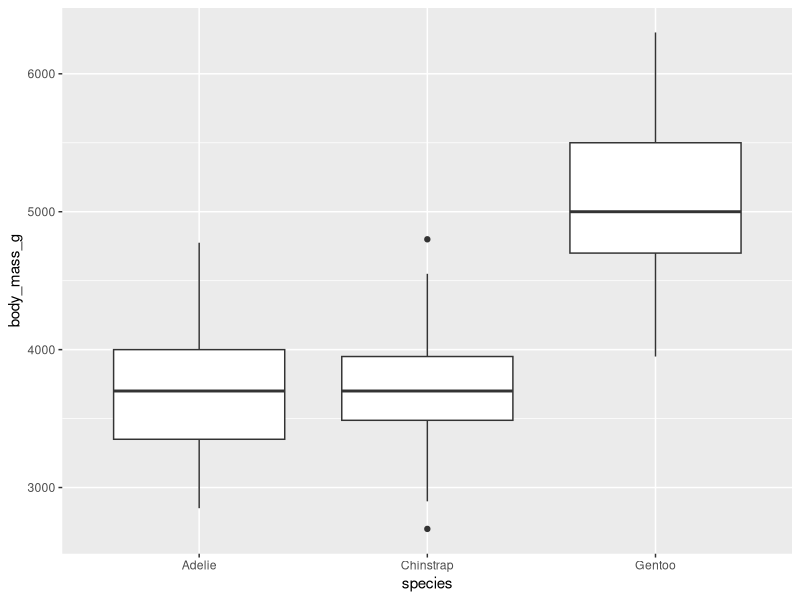
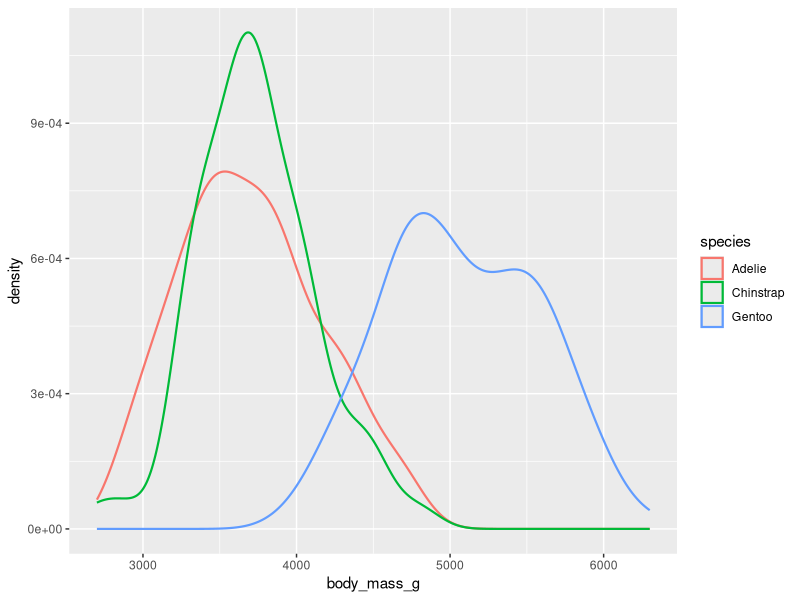
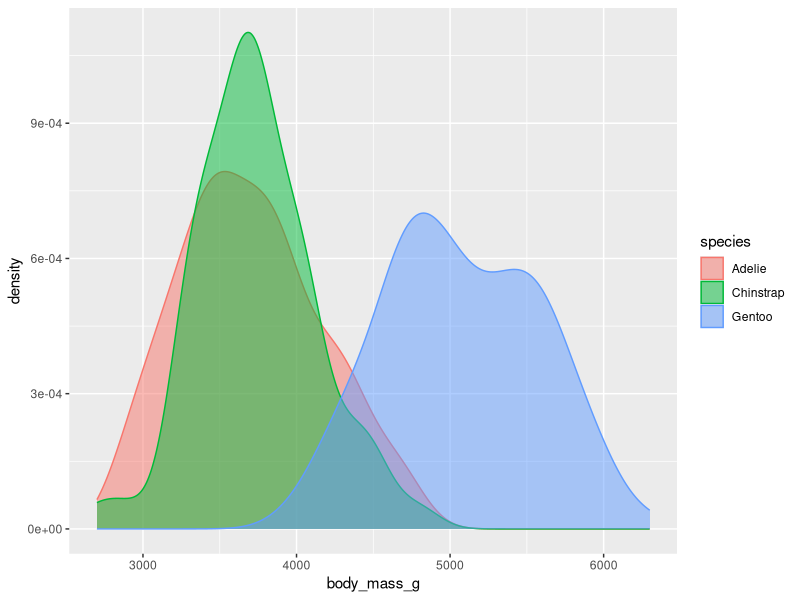
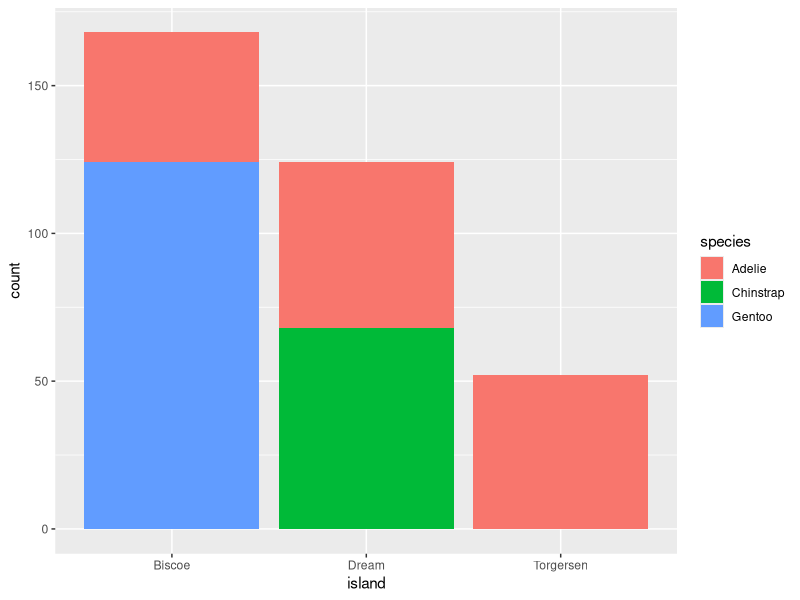
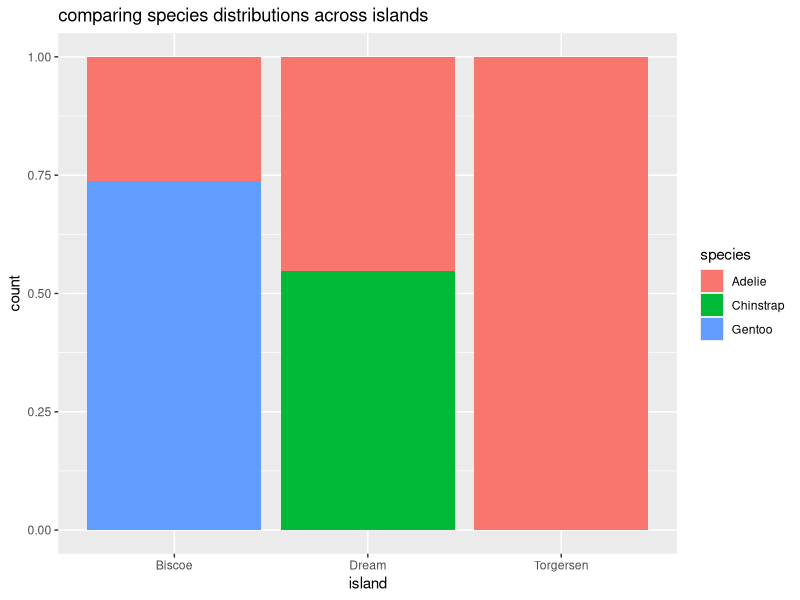
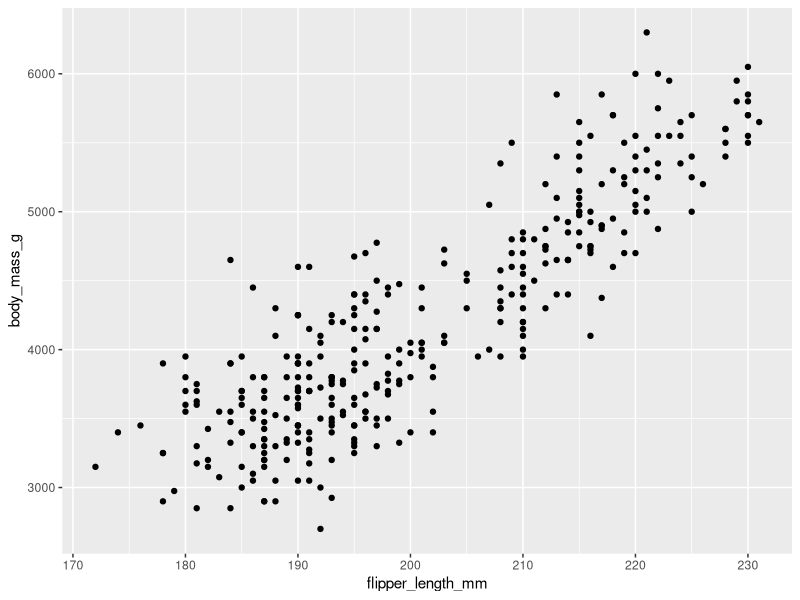
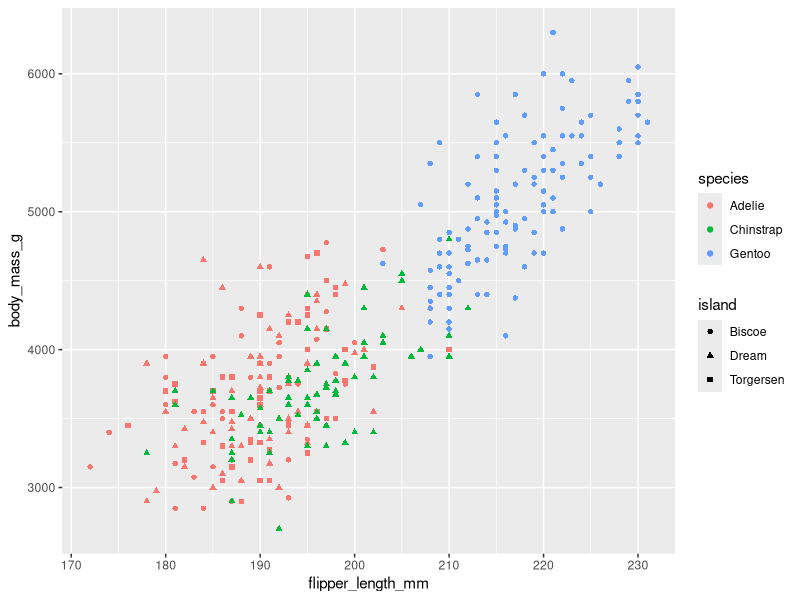
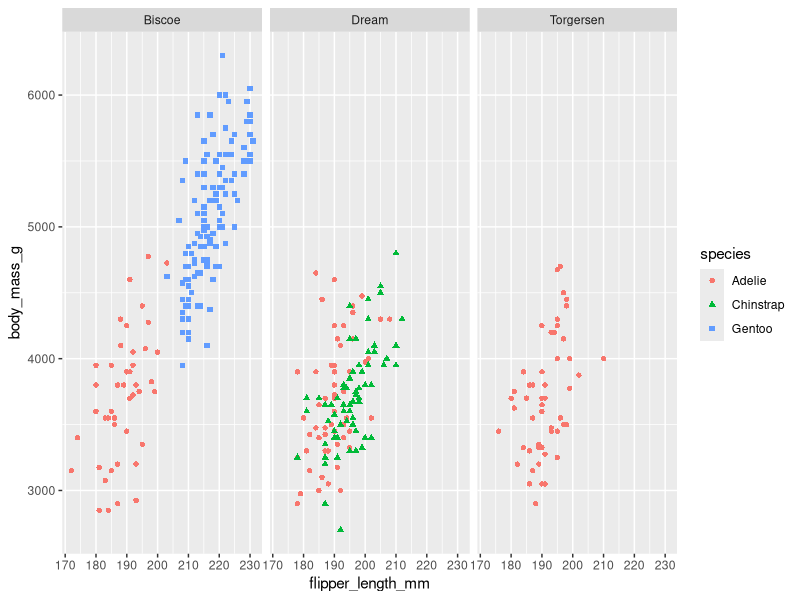

The R source for these figures, in order: (Note: this script raises an error after producing the figures.)
library(tidyverse)
library(palmerpenguins)
library(ggthemes)
library(ggplot2)
library(forcats)

"
1.5.1 A numerical and a categorical variable

To visualize a relationship we need to have at least two variables mapped to aesthetics of a plot. 
In the following sections you will learn about commonly used plots for visualizing relationships 
between two or more variables and the geoms used for creating them.
"

"
A box that indicates the range of the middle half of the data, 
a distance known as the interquartile range (IQR), stretching from the 25th percentile of the distribution to the 75th percentile. In the middle of the box is a line that displays the median, i.e. 50th percentile, of the distribution. These three lines give you a sense of the spread of the distribution and whether or not the distribution is symmetric about the median or skewed to one side.

Visual points that display observations that fall more than 1.5 times the IQR from either edge of the box. 
These outlying points are unusual so are plotted individually.

A line (or whisker) that extends from each end of the box 
and goes to the farthest non-outlier point in the distribution.
"

ggplot(penguins, aes(x = species, y = body_mass_g)) +
  geom_boxplot()

# Alternatively, we can make density plots with geom_density().

ggplot(penguins, aes(x = body_mass_g, color = species)) +
  geom_density(linewidth = 0.75)

"
Additionally, we can map species to both color and fill aesthetics 
and use the alpha aesthetic to add transparency to the filled density curves.
"

ggplot(penguins, aes(x = body_mass_g, color = species, fill = species)) +
  geom_density(alpha = 0.5)


# 1.5.2 Two categorical variables

# example island and species is categorical variables

ggplot(penguins, aes(x = island, fill = species)) +
  geom_bar()

# The second plot, a relative frequency plot created by setting position = "fill" in the geom, 
# is more useful for comparing species distributions across islands since it’s not affected by the unequal 
# numbers of penguins across the islands.

ggplot(penguins, aes(x = island, fill = species)) +
  geom_bar(position = "fill")+
  labs(title = "comparing species distributions across islands")

# 1.5.3 Two numerical variables

# A scatterplot is probably the most commonly used plot for visualizing the relationship between two numerical variables.

ggplot(penguins, aes(x = flipper_length_mm, y = body_mass_g)) +
  geom_point()

# 1.5.4 Three or more variables

# we can incorporate more variables into a plot by mapping them to additional aesthetics.

ggplot(penguins, aes(x = flipper_length_mm, y = body_mass_g)) +
  geom_point(aes(color = species, shape = island))

# However adding too many aesthetic mappings to a plot makes it cluttered and difficult to make sense of. 
# Another way, which is particularly useful for categorical variables, is to split your plot into facets, 
# subplots that each display one subset of the data.

# facet_wrap splits the plot by the input data into subplots. in this exampe it is on islands.

ggplot(penguins, aes(x = flipper_length_mm, y = body_mass_g)) +
  geom_point(aes(color = species, shape = species)) +
  facet_wrap(~island)

# 1.5.5 Exercises

# 1. The mpg data frame that is bundled with the ggplot2 package contains 234 observations 
# collected by the US Environmental Protection Agency on 38 car models. 
# Which variables in mpg are categorical? Which variables are numerical? 
# (Hint: Type ?mpg to read the documentation for the dataset.) How can you see this information when you run mpg?

??mpg

# Categprical:  manufacturer,  model, year, trans,  drv, fl, class

 
# Numerical:  displ,  cyl,  cty, hwy


# 2. Make a scatterplot of hwy vs. displ using the mpg data frame. 
# Next, map a third, numerical variable to color, then size, then both color and size, then shape. 
# How do these aesthetics behave differently for categorical vs. numerical variables?

ggplot(mpg, aes(x = displ, y = hwy)) +
  geom_point() +
  labs(title = "Scatterplot of hwy vs. displ", x = "Displacement", y = "Highway Mileage")

ggplot(mpg, aes(x = displ, y = hwy, color = cty)) +
  geom_point() +
  labs(title = "Scatterplot of hwy vs. displ and cty as color", x = "Displacement", y = "Highway Mileage")

ggplot(mpg, aes(x = displ, y = hwy, size = cty)) +
  geom_point() +
  labs(title = "Scatterplot of hwy vs. displ and cty as size", x = "Displacement", y = "Highway Mileage")

ggplot(mpg, aes(x = displ, y = hwy, color = displ, size = displ)) +
  geom_point() +
  labs(title = "Scatterplot of hwy vs. displ and cty as size and color", x = "Displacement", y = "Highway Mileage")

ggplot(mpg, aes(x = displ, y = hwy, shape = displ)) + #Error can't use numerical for shape
  geom_point() +
  labs(title = "Scatterplot of hwy vs. displ and cty as shaper", x = "Displacement", y = "Highway Mileage")

# Answer: 
"
1: Color:

Numerical Variable: Creates a gradient scale, allowing you to see variations smoothly across a spectrum (e.g., higher values in darker shades).
Categorical Variable: Uses distinct colors for each category, making it easy to differentiate groups.

2: Size:
  
Numerical Variable: Represents data points with varying sizes proportional to the values, effectively showing the magnitude of the data.
Categorical Variable: Not commonly used because size is inherently quantitative and does not represent categories well.

3: Shape:
  
Numerical Variable: Not suitable because shapes are discrete and can’t represent continuous variation effectively.
Categorical Variable: Uses different shapes for each category, making it useful for distinguishing groups without implying order.

4: Combining Color and Size:
  
  Works best with numerical data to display multi-dimensional relationships, but can become confusing with categorical data if too many distinct categories exist.
"

# 3. In the scatterplot of hwy vs. displ, what happens if you map a third variable to linewidth?

ggplot(mpg, aes(x = displ, y = hwy, linewidth = 10)) +
  geom_point() +
  labs(title = "Scatterplot of hwy vs. displ", x = "Displacement", y = "Highway Mileage")

# Answer: nothing since there is no line to edit.


# 4. What happens if you map the same variable to multiple aesthetics?

ggplot(mpg, aes(x = displ, y = hwy)) +
  geom_point() +
  labs(title = "Scatterplot of hwy vs. displ", x = "Displacement", y = "Highway Mileage")

ggplot(mpg, aes(x = displ, y = hwy)) +
  geom_point(aes(y = hwy)) +
  labs(title = "Scatterplot of hwy vs. displ", x = "Displacement", y = "Highway Mileage")

# Answer: nothing.


# 5. Make a scatterplot of bill_depth_mm vs. bill_length_mm and color the points by species. 
# What does adding coloring by species reveal about the relationship between these two variables? 
# What about faceting by species?,

ggplot(penguins, aes(x = bill_length_mm, y = bill_depth_mm, color = species)) +
  geom_point() +
  labs(title = "Scatterplot of bill_depth_mm vs. bill_length_mm", x = "bill_length_mm", y = "bill_depth_mm")

# Answer: we see a grouping of species that are related to that of bill depth and length

# 6. Why does the following yield two separate legends? How would you fix it to combine the two legends?

ggplot(penguins,aes(x = bill_length_mm, y = bill_depth_mm,color = species, shape = species)) +
  geom_point() +
  labs(color = "Species")

# Answer: ggplot treats each aesthetic mapping independently unless explicitly told to combine them.

ggplot(penguins,aes(x = bill_length_mm, y = bill_depth_mm,color = species, shape = species)) +
  geom_point() +
  labs(color = "Species", shape = "Species") +
  guides(color = guide_legend("Species"), shape = guide_legend("Species"))

# Answer:
# 
# 1. labs() Adjustment: Both color and shape are given the same label ("Species") in the labs() function to ensure consistency.
# guides() Function: This function is used to explicitly control the appearance of the legends. 
# By setting both color and shape guides to guide_legend("Species"), 
# ggplot2 is instructed to combine them into a single legend labeled "Species".

# 7. Create the two following stacked bar plots. 
# Which question can you answer with the first one? 
# Which question can you answer with the second one?

ggplot(penguins, aes(x = island, fill = species)) +
  geom_bar(position = "fill")

# Answer: the question about the distribution of penguin species on each island.

ggplot(penguins, aes(x = species, fill = island)) +
  geom_bar(position = "fill")

# Answer: the question about the distribution of islands within each penguin species.
